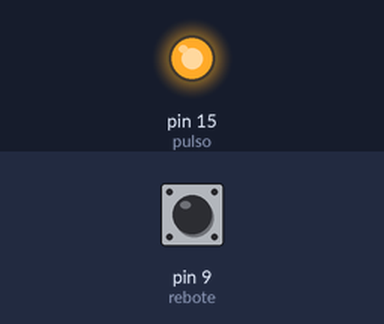
Bench run of a sketch on a simulated Arduino Uno, built with avr-gcc and run on an emulated ATmega328P. On the bench: output pins drawn as LEDs (lit = HIGH). The inputs (shaded band) are chosen by the test bench; at power-on: pin 9 (rebote) LOW. What the sketch prints to the serial monitor is not drawn.

Above: at 0.1 s.
Timing chart, 0 to 1.6 s (numbered marks = the images above):
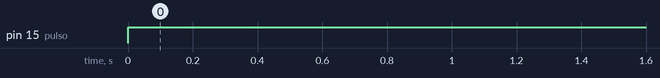

Measured:
- by itself, pin 15 (pulso): LOW → HIGH at 0.00 s

The sketch:

UltrasonicSensor.ino
```cpp
/*
  PRACTICA 1 "SENSOR DE ULTRASONIDOS"
  Muestra la distancia a la que se encuentran los objetos
*/

#define pulso 15  //define la salida por donde se manda el pulso como 9
#define rebote 9 //define la salida por donde se recibe el rebote como 10

float distancia;  //crea la variable "distancia"
float distancia_previa = 0;
float tiempo;  //crea la variable tiempo (como float)

void setup()
{
  Serial.begin(115200);  //inicializa el puerto serie
  pinMode(pulso, OUTPUT); //Declaramos el pin 9 como salida (pulso ultrasonido)
  pinMode(rebote, INPUT); //Declaramos el pin 8 como entrada (recepción del pulso)
}

void loop()
{
  digitalWrite(pulso,LOW); //Por cuestión de estabilización del sensor
  delayMicroseconds(5);
  digitalWrite(pulso, HIGH); //envío del pulso ultrasónico
  delayMicroseconds(10);
  tiempo = pulseIn(rebote, HIGH);  //funcion para medir el tiempo y guardarla en la variable "tiempo"

  distancia_previa = distancia;
  distancia = 0.01715*tiempo; //fórmula para calcular la distancia
  if(tiempo == 0)
  {
    distancia =  distancia_previa;
  }

  /*Monitorización en centímetros por el monitor serial*/
  Serial.println(distancia);
  delay(4);
}
```
